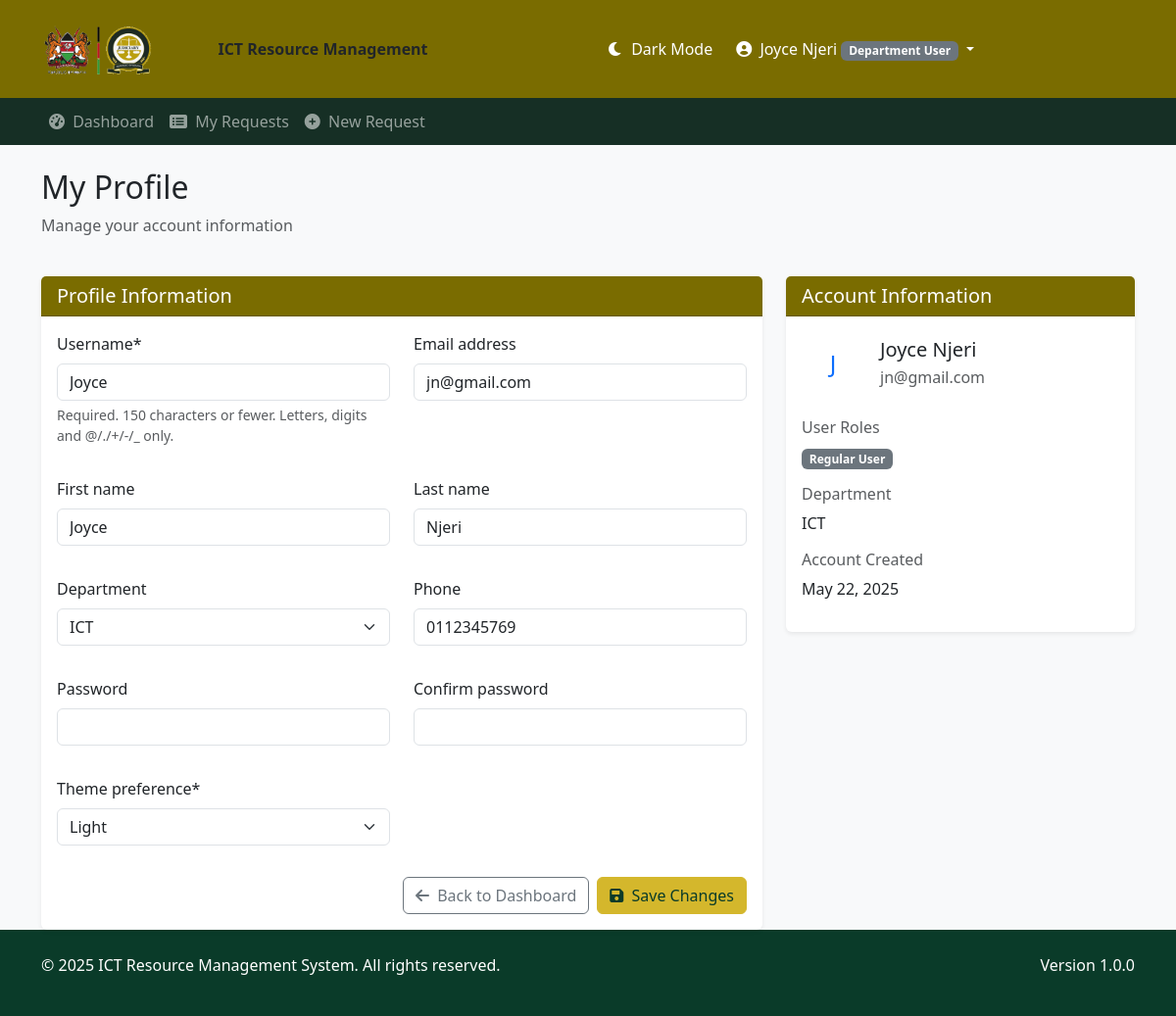
The page /profile/ (signed in) on the database its author committed.
### resource_requests/models.py (models this page shows, shortened)
class UserProfile(models.Model):
    USER_TYPES = [
        ('admin', 'Admin'),
        ('director', 'Director'),
        ('staff', 'Staff'),
    ]
    user = models.OneToOneField(User, on_delete=models.CASCADE, related_name="profile")
    department = models.ForeignKey(
        Department, on_delete=models.SET_NULL, null=True, blank=True
    )
    phone = models.CharField(max_length=20, blank=True, null=True)
    user_type = models.CharField(max_length=10, choices=USER_TYPES, default='staff')
    is_director = models.BooleanField(default=False)
    is_deputy_director = models.BooleanField(default=False)
    has_approval_rights = models.BooleanField(default=False)
    approval_rights_delegated_at = models.DateTimeField(null=True, blank=True)
    approval_rights_delegation_end = models.DateTimeField(null=True, blank=True)
    approval_rights_delegated_by = models.ForeignKey(
        'self', on_delete=models.SET_NULL,
        null=True, blank=True,
        related_name='delegated_to'
    )
    is_admin = models.BooleanField(default=False)
    theme_preference = models.CharField(
        max_length=10,
        default="light",
        choices=[
            ("light", "Light"),
            ("dark", "Dark"),
        ],
    )
    signature_image = models.ImageField(upload_to="signatures/", blank=True, null=True)

class Department(models.Model):
    name = models.CharField(max_length=100)
    description = models.TextField(blank=True, null=True)
    def __str__(self):
        return self.name

### resource_requests/views.py (the view)
# urls.py: path('profile/', views.profile, name='profile'),
@login_required
def profile(request):
    user = request.user
    try:
        profile = user.profile
    except UserProfile.DoesNotExist:
        profile = UserProfile(user=user)
        profile.save()
    if request.method == 'POST':
        user_form = UserForm(request.POST, instance=user)
        profile_form = ProfileForm(request.POST, instance=profile)
        if user_form.is_valid() and profile_form.is_valid():
            user_form.save()
            profile_form.save()
            messages.success(request, "Profile updated successfully.")
            return redirect('profile')
    else:
        user_form = UserForm(instance=user)
        profile_form = ProfileForm(instance=profile)
    context = {
        'user_form': user_form,
        'profile_form': profile_form,
    }
    return render(request, 'resource_requests/profile.html', context)

### resource_requests/forms.py (shortened to what this page needs)
class UserForm(forms.ModelForm):
    password = forms.CharField(widget=forms.PasswordInput(), required=False)
    confirm_password = forms.CharField(widget=forms.PasswordInput(), required=False)
    class Meta:
        model = User
        fields = ['username', 'first_name', 'last_name', 'email', 'is_active', 'is_staff']

class ProfileForm(forms.ModelForm):
    class Meta:
        model = UserProfile
        fields = ['department', 'phone', 'user_type', 'is_director', 'is_admin', 'theme_preference']

### templates/resource_requests/profile.html (shortened to what this page needs)
{% extends 'resource_requests/base.html' %}
{% load crispy_forms_tags %}
{% block content %}
<div class="d-flex flex-column flex-md-row justify-content-between align-items-md-center mb-4">
    <div>
        <h1 class="h2">My Profile</h1>
        <p class="text-muted">Manage your account information</p>
    </div>
</div>
<div class="row">
    <div class="col-lg-8">
        <div class="card border-0 shadow-sm">
            <div class="card-header">
                <h5 class="card-title mb-0">Profile Information</h5>
            </div>
            <div class="card-body">
                <form method="POST">
                    <div class="row">
                        <div class="col-md-6 mb-3">
                            {{ user_form.username|as_crispy_field }}
                        </div>
                        <div class="col-md-6 mb-3">
                            {{ user_form.email|as_crispy_field }}
                        </div>
                    </div>
                    <div class="row">
                        <div class="col-md-6 mb-3">
                            {{ user_form.first_name|as_crispy_field }}
                        </div>
                        <div class="col-md-6 mb-3">
                            {{ user_form.last_name|as_crispy_field }}
                        </div>
                    </div>
                    <div class="row">
                        <div class="col-md-6 mb-3">
                            {{ profile_form.department|as_crispy_field }}
                        </div>
                        <div class="col-md-6 mb-3">
                            {{ profile_form.phone|as_crispy_field }}
                        </div>
                    </div>
                    <div class="row">
                        <div class="col-md-6 mb-3">
                            {{ user_form.password|as_crispy_field }}
                        </div>
                        <div class="col-md-6 mb-3">
                            {{ user_form.confirm_password|as_crispy_field }}
                        </div>
                    </div>
                    <div class="row">
                        <div class="col-md-6 mb-3">
                            {{ profile_form.theme_preference|as_crispy_field }}
                        </div>
                    </div>
                    <div class="d-grid gap-2 d-md-flex justify-content-md-end">
                        <a href="{% url 'dashboard' %}" class="btn btn-outline-secondary">
                            <i class="fas fa-arrow-left me-1"></i> Back to Dashboard
                        </a>
                        <button type="submit" class="btn btn-primary">
                            <i class="fas fa-save me-1"></i> Save Changes
                        </button>
                    </div>
                </form>
            </div>
        </div>
    </div>
    <div class="col-lg-4">
        <div class="card border-0 shadow-sm">
            <div class="card-header">
                <h5 class="card-title mb-0">Account Information</h5>
            </div>
            <div class="card-body">
                <div class="d-flex align-items-center mb-4">
                    <div class="flex-shrink-0">
                        <div class="avatar-placeholder bg-primary-light text-primary rounded-circle d-flex align-items-center justify-content-center" style="width: 64px; height: 64px; font-size: 1.5rem;">
                            {{ request.user.first_name|first|default:request.user.username|first|upper }}
                        </div>
                    </div>
                    <div class="flex-grow-1 ms-3">
                        <h5 class="mb-1">{{ request.user.get_full_name|default:request.user.username }}</h5>
                        <p class="text-muted mb-0">{{ request.user.email }}</p>
                    </div>
                </div>
                <div class="mb-3">
                    <h6 class="text-muted mb-2">User Roles</h6>
                    <div>
                        {% if not request.user.is_staff and not request.user.profile.is_director and not request.user.profile.is_admin %}
                            <span class="badge bg-secondary">Regular User</span>
                        {% endif %}
                    </div>
                </div>
                <div class="mb-3">
                    <h6 class="text-muted mb-2">Department</h6>
                    <p>{{ request.user.profile.department|default:"Not assigned" }}</p>
                </div>
                <div>
                    <h6 class="text-muted mb-2">Account Created</h6>
                    <p>{{ request.user.date_joined|date:"F d, Y" }}</p>
                </div>
            </div>
        </div>
    </div>
</div>
{% endblock %}

### templates/resource_requests/base.html (shortened to what this page needs)
{% load static %}
<!DOCTYPE html>
<html lang="en" data-bs-theme="{{ request.user.profile.theme_preference|default:'light' }}">
<head>
    <link href="https://cdn.jsdelivr.net/npm/bootstrap@5.3.0/dist/css/bootstrap.min.css" rel="stylesheet">
    <link rel="stylesheet" href="https://cdnjs.cloudflare.com/ajax/libs/font-awesome/6.0.0/css/all.min.css">
    <link rel="stylesheet" href="{% static 'css/styles.css' %}">
</head>
<body>
    <div class="header-top">
        <div class="container">
            <div class="row align-items-center">
                <div class="col-lg-6">
                    <a class="navbar-brand" href="{% url 'dashboard' %}">
                        <img src="{% static 'resource_request/images/jud-logo.png' %}" alt="Judiciary of Kenya Logo" class="navbar-logo">
                        ICT Resource Management
                    </a>
                </div>
                <div class="col-lg-6 text-lg-end">
                    <div class="user-actions">
                        {% if user.is_authenticated %}
                            <a class="nav-link theme-toggle text-white me-3" href="#" id="themeToggle">
                                <i class="fas {% if request.user.profile.theme_preference == 'dark' %}fa-sun{% else %}fa-moon{% endif %} me-1"></i>
                                <span class="d-none d-lg-inline">
                                    {% if request.user.profile.theme_preference == 'dark' %}Light Mode{% else %}Dark Mode{% endif %}
                                </span>
                            </a>
                            <div class="dropdown d-inline-block">
                                <a class="nav-link dropdown-toggle text-white" href="#" id="userDropdown" role="button" data-bs-toggle="dropdown" aria-expanded="false">
                                    <i class="fas fa-user-circle me-1"></i>
                                    {{ user.get_full_name|default:user.username }}
                                    {% if user.is_superuser %}
                                        <span class="badge bg-danger">Superuser</span>
                                    {% elif user.groups.all.0.name == 'ICTDirector' %}
                                        <span class="badge bg-primary">ICT Director</span>
                                    {% elif user.groups.all.0.name == 'DepartmentUser' %}
                                        <span class="badge bg-secondary">Department User</span>
                                    {% endif %}
                                </a>
                            </div>
                        {% else %}
                            <a class="nav-link text-white" href="{% url 'login' %}">Login</a>
                        {% endif %}
                    </div>
                </div>
            </div>
        </div>
    </div>
    <div class="header-bottom">
        <div class="container">
            <nav class="navbar navbar-expand-lg navbar-dark">
                <div class="collapse navbar-collapse" id="navbarNav">
                    <ul class="navbar-nav">
                        {% if user.is_authenticated %}
                            <li class="nav-item">
                                <a class="nav-link {% if request.resolver_match.url_name == 'dashboard' %}active{% endif %}" href="{% url 'dashboard' %}">
                                    <i class="fas fa-tachometer-alt me-1"></i> Dashboard
                                </a>
                            </li>
                            <li class="nav-item">
                                <a class="nav-link {% if request.resolver_match.url_name == 'my_requests' %}active{% endif %}" href="{% url 'my_requests' %}">
                                    <i class="fas fa-list-alt me-1"></i> My Requests
                                </a>
                            </li>
                            {% if user.groups.all.0.name == 'DepartmentUser' or user.is_superuser %}
                            <li class="nav-item">
                                <a class="nav-link {% if request.resolver_match.url_name == 'new_request' %}active{% endif %}" href="{% url 'new_request' %}">
                                    <i class="fas fa-plus-circle me-1"></i> New Request
                                </a>
                            </li>
                            {% endif %}
                        {% endif %}
                    </ul>
                </div>
            </nav>
        </div>
    </div>
    <div class="container mt-4">
        {% block content %}{% endblock %}
    </div>
    <footer class="footer mt-auto">
        <div class="container">
            <div class="row">
                <div class="col-md-6">
                    <p>&copy; {% now "Y" %} ICT Resource Management System. All rights reserved.</p>
                </div>
                <div class="col-md-6 text-md-end">
                    <p>Version 1.0.0</p>
                </div>
            </div>
        </div>
    </footer>
</body>
</html>

### static/css/styles.css (style rules this page uses)
[data-bs-theme="light"] { --bg-body: var(--bg-light); --text-color: var(--text-light); }
body { background-color: var(--bg-body); color: var(--text-color); }
.navbar-brand { font-weight: bold; display: flex; align-items: center; }
.navbar-logo { height: 70px; margin-right: 10px; margin-left:0; width:auto; border: none; }
.btn-primary { background-color: var(--accent); border-color: var(--accent); color: var(--secondary); font-weight: 500; }
.card { border-color: var(--border-color); }
.card-header { background-color: var(--primary); color: var(--text-on-dark); }
.footer { background-color: var(--secondary); color: var(--text-on-dark); padding: 1.5rem 0; margin-top: 3rem; }
.theme-toggle { cursor: pointer; padding: 0.5rem; border-radius: 50%; transition: background-color 0.3s; }

### templates/resource_requests/base.html (style rules this page uses)
:root { --primary: #7a6c00; --primary-dark: #5a4e00; --primary-light: #9a8c20; --secondary: #0a3b29; --secondary-dark: #072a1d; --secondary-light: #0d4c35; --accent: #d4b72c; --accent-dark: #b49a24; --accent-light: #e6ca4e; --text-on-dark: #ffffff; --text-muted-on-dark: rgba(255, 255, 255, 0.8); --border-color: #dee2e6; --border-color-dark: #ced4da; --success: #28a745; --danger: #dc3545; --warning: #ffc107; --info: #17a2b8; --bg-light: #f8f9fa; --text-light: #212529; --bg-dark: #0a3b29; --text-dark: #f8f9fa; }
[data-bs-theme="light"] { --bg-body: var(--bg-light); --text-color: var(--text-light); }
body { background-color: var(--bg-body); color: var(--text-color); }
.navbar-brand { font-weight: bold; display: flex; align-items: center; }
.navbar-logo { height: 70px; margin-right: 10px; margin-left:0; width:auto; border: none; }
.btn-primary { background-color: var(--accent); border-color: var(--accent); color: var(--secondary); font-weight: 500; }
.card { border-color: var(--border-color); }
.card-header { background-color: var(--primary); color: var(--text-on-dark); }
.footer { background-color: var(--secondary); color: var(--text-on-dark); padding: 1.5rem 0; margin-top: 3rem; }
.theme-toggle { cursor: pointer; padding: 0.5rem; border-radius: 50%; transition: background-color 0.3s; }
.header-top { background-color: var(--primary); padding: 15px 0; }
.header-bottom { background-color: #162f25; padding: 0; }
.header-bottom .navbar { padding: 0; }
.header-bottom .nav-link { padding: 12px 16px; }
.user-actions { display: flex; align-items: center; }

### rows shown on the page
UserProfile: department "ICT", phone "0112345769", theme_preference "Light"

### other values the page prints
{{ user.get_full_name|default:user.username }} "Joyce Njeri"
{{ request.user.get_full_name|default:request.user.username }} "Joyce Njeri"
{{ request.user.email }} "jn@gmail.com"
{{ request.user.profile.department|default:"Not assigned" }} "ICT"
{{ request.user.date_joined|date:"F d, Y" }} "May 22, 2025"
